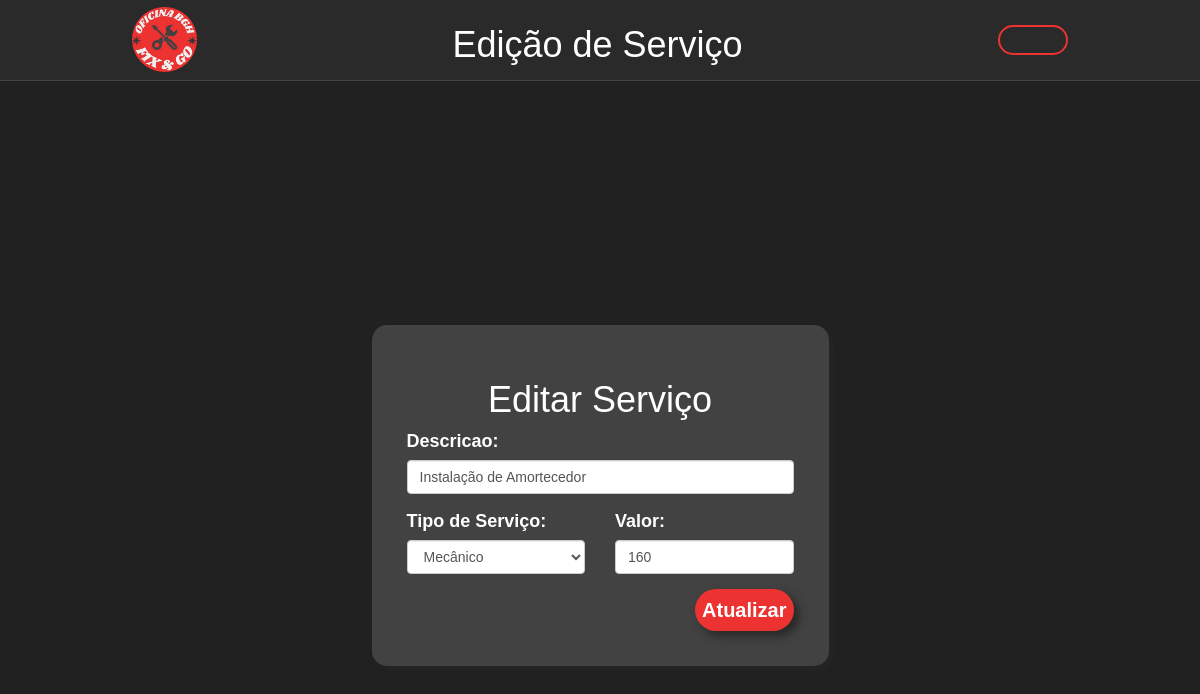
Page /editar/editarServico.php?id=2 (signed in) on the committed database.
### tables this page shows
CREATE TABLE `servicos` (
  `id` int(11) NOT NULL,
  `descricao` varchar(1000) NOT NULL,
  `valor` double NOT NULL,
  `tipo` varchar(255) DEFAULT NULL
);

### classes/Servicos.php (called while the page is built, shortened)
<?php
class Servicos
{
    private $conn;
    private $table_name = "servicos";
    public function __construct($db)
    {
        $this->conn = $db;
    }
    public function lerPorId($id)
    {
        $query = "SELECT * FROM " . $this->table_name . " WHERE id = ?";
        $stmt = $this->conn->prepare($query);
        $stmt->execute([$id]);
        return $stmt->fetch(PDO::FETCH_ASSOC);
    }
}
?>

### editar/editarServico.php (the view, shortened to what this page needs)
<?php
include_once '../config/config.php';
include_once '../classes/Servicos.php';
$servico = new Servicos($db);
if (isset($_GET['id'])) {
    $id = $_GET['id'];
    $dadosServico = $servico->lerPorId($id);
} else {
    $dadosServico = [
        'descricao' => '',
        'valor' => '',
        'tipo' => ''
    ];
}
?>
<!DOCTYPE html>
<html lang="pt-br">
<head>
    <link rel="stylesheet" href="../styles/styleCadUsuario.css">
    <link rel="stylesheet" href="https://maxcdn.bootstrapcdn.com/bootstrap/3.3.7/css/bootstrap.min.css">
    <link rel="stylesheet" href="https://cdnjs.cloudflare.com/ajax/libs/font-awesome/4.5.0/css/font-awesome.min.css">
    <link rel="stylesheet" href="../styles/styleCadUsuario.css">
</head>
<body>
    <header>
        <img src="../assets/img/logo.png" alt="Logo" class="small-img">
        <h1 class="le">Edição de Serviço</h1>
        <a href="../gerenciamento/gerenciarServicos.php" class="btn-voltar"><ion-icon name="arrow-undo"></ion-icon></a>
    </header>
    <main style="height: 100vh;">
        <div class="container mx-auto shadow algin-middle">
            <h1 class="text-center">Editar Serviço</h1>
            <form method="POST">
                <div class="row">
                    <div class="col-md-12">
                        <div class="form-group">
                            <label for="Descricao">Descricao:</label>
                            <input type="text" name="descricao" id="descricao" class="form-control"
                                placeholder="Descrição..." required
                                value="<?php echo htmlspecialchars($dadosServico['descricao']); ?>">
                        </div>
                    </div>
                </div>
                <div class="row">
                    <div class="col-md-6">
                        <div class="form-group">
                            <label for="Descricao">Tipo de Serviço:</label>
                            <select name="tipo" id="tipo" class="form-control">
                                <option value="Mecânico" <?php echo $dadosServico['tipo'] == 'Mecânico' ? 'selected' : ''; ?>>Mecânico</option>
                            </select>
                        </div>
                    </div>
                    <div class="col-md-6">
                        <div class="form-group">
                            <label for="valor">Valor:</label>
                            <input type="number" name="valor" id="valor" class="form-control" placeholder="Valor..."
                                required value="<?php echo htmlspecialchars($dadosServico['valor']); ?>">
                        </div>
                    </div>
                </div>
                <button type="submit" class="btn-cad">
            <ion-icon name="pencil"></ion-icon> Atualizar
        </button>
        </div>
    </main>
</body>
</html>

### styles/styleCadUsuario.css (style rules this page uses)
* { margin: 0; padding: 0; font-family: "Kanit", sans-serif; }
main { display: flex; justify-content: center; align-items: center; flex-direction: column; background: #212121; }
header { display: flex; flex-direction: row; justify-content: space-around; align-items: center; background-color: #2b2a2a; border-bottom: solid #424242 1px; padding: 5px; color: white; }
.small-img { height: 65px; width: 65px; }
.btn-voltar { float: right; display: flex; align-items: center; justify-content: center; padding: 2px; text-decoration: none; background-color: transparent; height: 30px; width: 70px; border-radius: 50px; border: solid 2px #ed3232; color: #ed3232; transition: all 0.6s ease; }
.btn-cad { float: right; display: flex; align-items: center; justify-content: center; padding: 7px; text-decoration: none; background-color: #ed3232; height: auto; width: auto; border-radius: 50px; color: white; font-size: 2rem; border: none; box-shadow: 5px 5px 10px #272727; font-weight: 600; transition: all 0.6s ease; }
h1 { color: white; }
.container { display: flex; justify-content: center; align-items: center; flex-direction: column; background-color: #424242; padding: 35px; border-radius: 15px; margin: 80px auto 50px auto; height: auto; width: auto; font-size: 18px; box-shadow: 4px 4px 5px #252525; }
.form-control { transition: all 0.6s ease; }
.row { display: flex; flex-direction: row; }
label { color: white; }

### rows in the picture
servicos: descricao "Instalação de Amortecedor", tipo "Mecânico", valor "160"
